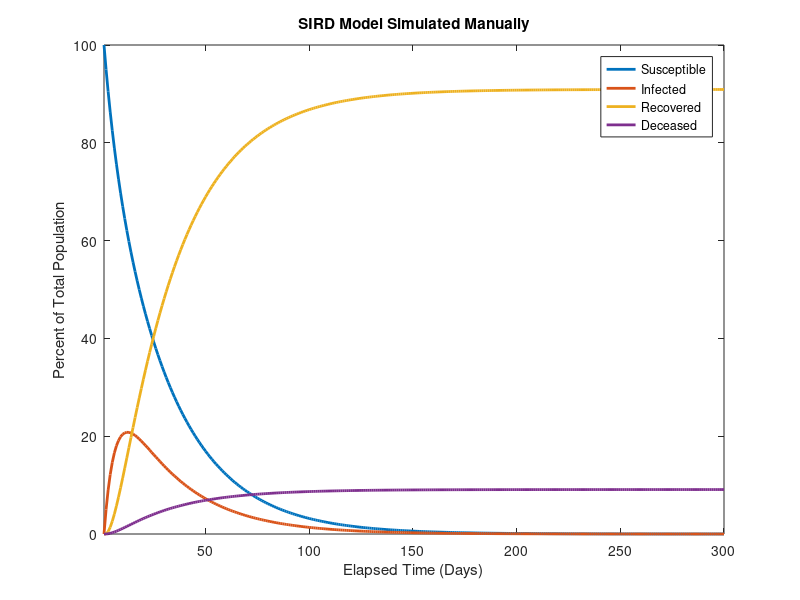

This chart was generated by the following MATLAB code: (Note: this script raises an error after producing the figure.)
% Part I: SIRD Modeling

% simulating the SIRD model from scratching w/o using pre-packaged MATLAB
% functions e.g. "lsim" and "ss"

x = [1, 0, 0, 0]'; % begin with the entire population susceptible

% define matrix elements outside the matrix for purposes of easier
% modification
ss = 0.95;  si = 0.04;  sr = 0;     sd = 0;
is = 0.05;  ii = 0.85;  ir = 0;     id = 0;
rs = 0;     ri = 0.1;   rr = 1;     rd = 0;
ds = 0;     di = 0.01;  dr = 0;     dd = 1;

A = [ss, si, sr, sd; is, ii, ir, id; rs, ri, rr, rd; ds, di, dr, dd];

Y = x; % day 1
for i = 2:300 % days 2 to convergence
    x = A * x;
    Y = [Y, x];
end

plot(Y' * 100, 'LineWidth', 2);
axis tight;
title('SIRD Model Simulated Manually');
legend('Susceptible', 'Infected', 'Recovered', 'Deceased');
xlabel('Elapsed Time (Days)');
ylabel('Percent of Total Population');
ytickformat('percentage');
exportgraphics(gca, 'SIRD.png');

% re-simulating the SIRD model but re-infections are possible i.e. a tiny
% portion of previously-infected individuals will go back to being
% susceptible even after already gaining immunity

x = [1, 0, 0, 0]'; % again, begin with the entire population susceptible

ss = 0.95;  si = 0.09;  sr = 0.01;  sd = 0;
is = 0.05;  ii = 0.85;  ir = 0;     id = 0;
rs = 0;     ri = 0.05;  rr = 0.99;  rd = 0;
ds = 0;     di = 0.01;  dr = 0;     dd = 1;

A = [ss, si, sr, sd; is, ii, ir, id; rs, ri, rr, rd; ds, di, dr, dd];

Y = x; % day 1
for i = 2:5000 % days 2 to convergence
    x = A * x;
    Y = [Y, x];
end

figure;
plot(Y' * 100, 'LineWidth', 2);
axis tight;
title('Modified SIRD Model Simulated Manually');
legend('Susceptible', 'Infected', 'Recovered', 'Deceased');
xlabel('Elapsed Time (Days)');
ylabel('Percent of Total Population');
ytickformat('percentage');
exportgraphics(gca, 'SIRD_modified.png');

% Compared to the output of the manual implementation of the SIRD model in
% part1.m, implementation via pre-packaged MATLAB functions such as "lsim"
% and "ss" in base_sir.m are both concise and easy to modify different
% parameters. For example, changing a few values of lsim from the original

% lsim(sys_sir_base, zeros(1000, 1), linspace(0, 999, 1000), x0);

% to the current

% lsim(sys_sir_base, zeros(300, 1), linspace(0, 299, 300), x0);

% simulates the model in only 300 days instead of 1000, which is already
% sufficient given that the SIRD values graphically converge by the time
% 300 days have elapsed.

% The two methods require different approaches (pre-packaged functions vs.
% manual implementation) but arrive at the same result.
